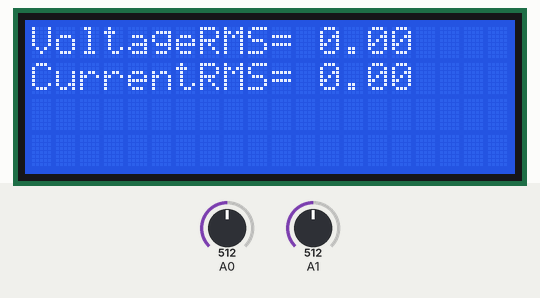
Bench run of a sketch on a simulated Arduino Uno, built with avr-gcc and run on an emulated ATmega328P. Shown: 20×4 character LCD. The inputs (shaded band) are chosen by the test bench; at power-on: A0 = 512, A1 = 512.

Above: at 1.2 s.
1.3 s: A0 set to 716
At 2.8 s:
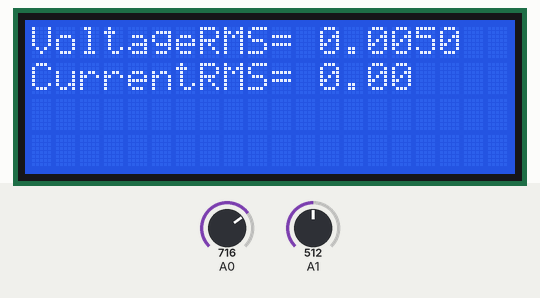
3.3 s: A0 set to 900
At 4.6 s:
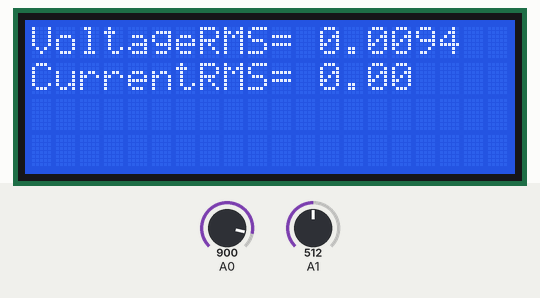
5.3 s: A0 set to 1023
At 6.5 s:
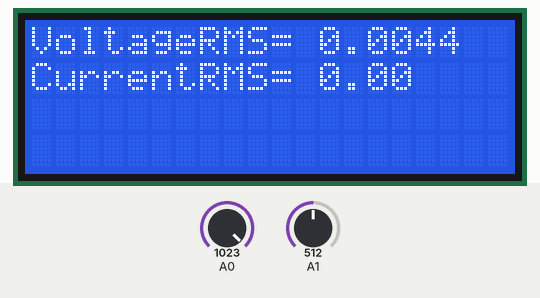
Timing chart, 0 to 8.3 s (numbered marks = the images above; inputs shaded):
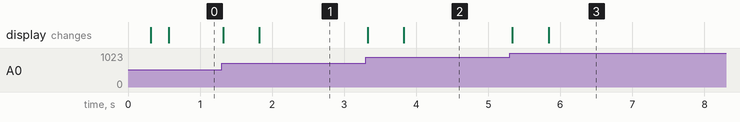

Measured:
- after the input at 1.3 s, the display: first changes at once (image 1 shows a later state)
- after the input at 3.3 s, the display: first changes at once (image 2 shows a later state)
- after the input at 5.3 s, the display: first changes at once (image 3 shows a later state)

The sketch:

Volateg_Current_RMS.ino
```cpp
#include<LiquidCrystal.h>
LiquidCrystal lcd(8,9,10,11,12,13);
const int currentSensorChannel=A1;
const int voltageSensorChannel=A0;
const int CSsensitivity=100;
double currentRMS=0;
const float rConst=11.00;// r4/(r1+r4)
const float tConst =19.17;// vsec*(lprim/lsec)^(1/2)
double voltAtDivider=0;
double voltAtSec=0;
double voltAtPrim=0;
void setup(){
  lcd.begin(20,4);
  lcd.setCursor(0,0);
  lcd.print("VoltageRMS=");
  lcd.setCursor(0,1);
  lcd.print("CurrentRMS=");
}
void loop(){
  lcd.setCursor(12,0);
  voltAtDivider=getVolt(voltageSensorChannel)*0.707;
  voltAtSec=rConst*voltAtDivider;
  voltAtPrim=tConst*voltAtSec;
  lcd.print(voltAtPrim);
  lcd.setCursor(12,1);
  currentRMS=getVolt(currentSensorChannel)*0.707*1000/(2*CSsensitivity);
  lcd.print(currentRMS);

}
float getVolt(int channelName){
  float result;
  int readValue;             //C:\\Users\\dell\\AppData\\Local\\Temp\\arduino_build_944092/VoltageCurrentRMSmeasurement.ino.hex
  int maxValue = 0;
  int minValue = 1024;
  uint32_t start_time = millis();
  while((millis()-start_time) < 250){
    readValue = analogRead(channelName);
    if (readValue > maxValue){
      maxValue = readValue;
    }
    if (readValue < minValue){
      minValue = readValue;
    }
  }
  result = ((maxValue - minValue) * 5.0)/1024.0;
  return result;
  }
```
